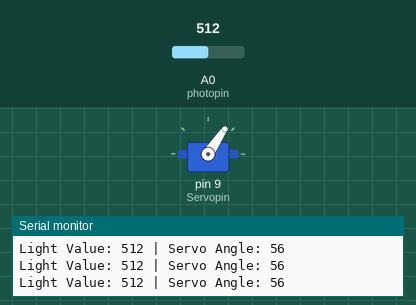
This sketch was run on a simulated Arduino Uno, built with avr-gcc and run on an emulated ATmega328P. Parts: servo, the last lines printed to the serial monitor. The inputs (shaded band) are chosen by the test bench; at power-on: A0 (photopin) = 512.

Above: at 1.2 s.
1.3 s: A0 (photopin) set to 716
At 2.2 s:
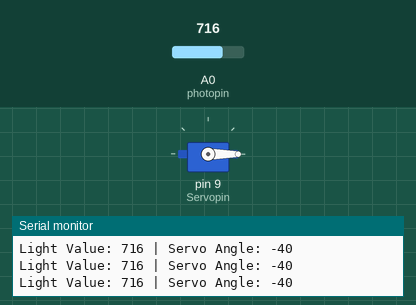
2.8 s: A0 (photopin) set to 306
At 3.7 s:
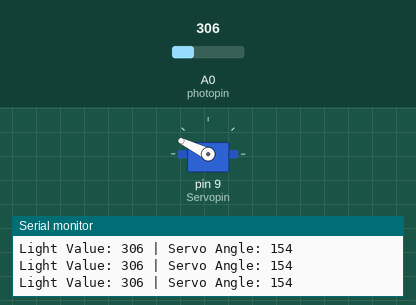
4.3 s: A0 (photopin) set to 122
At 5.3 s:
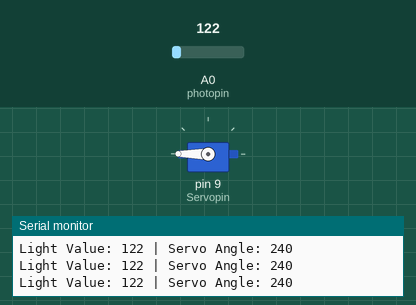
5.8 s: A0 (photopin) set to 900
At 6.9 s:
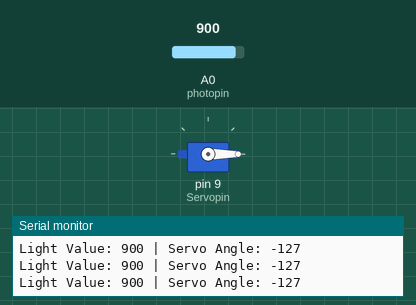
Timing chart, 0 to 8.3 s (numbered marks = the images above; inputs shaded):
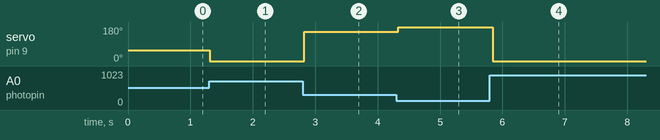

The sketch:

Solar_Tracking_System_Arduino_Code.ino
```cpp
#include <Servo.h>

int photopin = A0;      // LDR input pin
int Servopin = 9;       // Servo output pin
int photoVal = 0;       // Light intensity value
int ServoPos = 0;       // Servo angle

Servo Myservo;          // Create servo object

void setup() {
  Serial.begin(9600);         // Start serial monitor
  pinMode(photopin, INPUT);   // Set LDR as input
  Myservo.attach(Servopin);   // Attach servo to pin 9
}

void loop() {
  photoVal = analogRead(photopin);              // Read LDR value
  ServoPos = map(photoVal, 250, 630, 180, 0);    // Map light to angle
  Myservo.write(ServoPos);                       // Move servo

  // Debug output
  Serial.print("Light Value: ");
  Serial.print(photoVal);
  Serial.print(" | Servo Angle: ");
  Serial.println(ServoPos);

  delay(100);
}
```

Measured:
- after the input at 1.3 s, servo on pin 9 (Servopin): 56° → 0° at once
- after the input at 2.8 s, servo on pin 9 (Servopin): 0° → 154° at once
- after the input at 4.3 s, servo on pin 9 (Servopin): 154° → 180° at once
- after the input at 5.8 s, servo on pin 9 (Servopin): 180° → 0° at once
